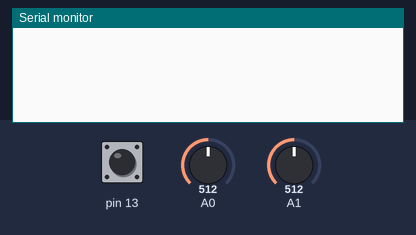
A sketch run on a simulated Arduino Uno, built with avr-gcc and run on an emulated ATmega328P. Parts: the last lines printed to the serial monitor. The inputs (shaded band) are chosen by the test bench; at power-on: pin 13 HIGH, A0 = 512, A1 = 512.

Above: at 1.2 s.
1.3 s: pin 13 pulled LOW for 0.15 s
At 2.3 s:
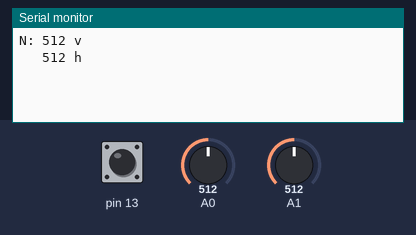
2.9 s: pin 13 pulled LOW for 1 s
At 3.5 s:
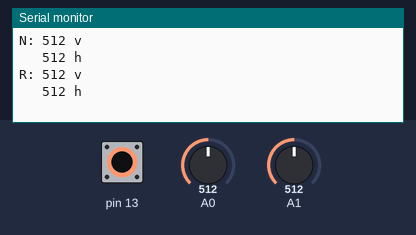
5.4 s: pin 13 pulled LOW for 0.15 s
At 6.7 s:
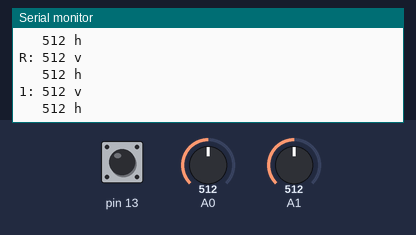

Measured:
- after the input at 1.3 s, the serial monitor: prints a new line at once (image 1)
- after the input at 2.9 s, the serial monitor: prints a new line at once (image 2)
- after the input at 5.4 s, the serial monitor: prints a new line at once (image 3)

The sketch:

menjalnikTest.ino
```cpp
// *** NAVODILA ***
// Naloži kodo na arduino in odpri "Serial monitor"
// Najprej pusti menjalnik v N in nato pritisni tipko pri strani, da se izpiše vrednost "v" in "h"
// Prestavi v položaj R in nato pritisni tipko pri strani, da se izpiše vrednost "v" in "h" pri prestavi R
// Tako naprej nadaljuj za prestave od 1 do 6 PO VRSTI in vsakič pritisni tipko, da se izpišejo vrednosti "v" in "h" za prestave.
// Ko končaš, si te vrednosti zapiši. Odpri datoteko "menjalnik.ino" in popravi v njej pogoje po navodilih v tisti datoteki.


int state=0, i=0;
String tab[8] = {"N","R","1","2","3","4","5","6"};

void setup() {
  pinMode(A0,INPUT);
  pinMode(A1,INPUT);
  pinMode(13,INPUT_PULLUP);
  Serial.begin(9600);
}

void loop() {
  if(digitalRead(13)==LOW && state==0 && i<8){
    Serial.print(tab[i]+": ");
    Serial.println(String(analogRead(A0))+" v");
    Serial.println("   "+String(analogRead(A1))+" h");
    Serial.println();
    state=1;
    i++;
  }
  else{
    if(digitalRead(13)==HIGH){
      state=0;
    }
  }
  delay(50);

}
```
